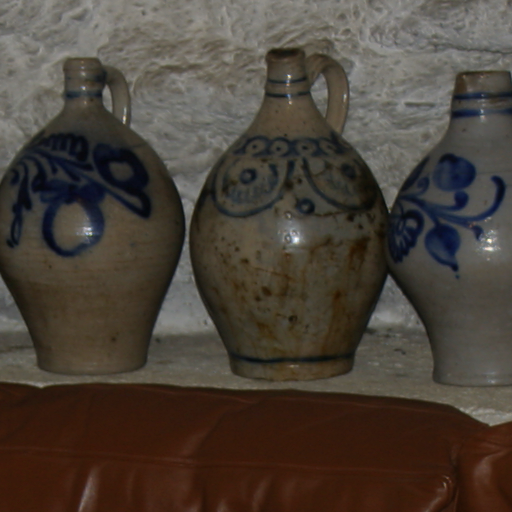
%> input picture matlab/DarkChannelPriorDehaze/images/cave-flash.bmp, 512 x 512 px
$ octave --eval "result = fcnBPDFHE(imread('DarkChannelPriorDehaze/images/cave-flash.bmp'));"   (GNU Octave 9; MATLAB toolbox functions it lacks are replaced by stand-ins)
%> lines starting %> are read from the running program, lines starting %| are printed output that depends on the picture
function [outputImage, transformationMap] = fcnBPDFHE(inputImage, ...
    fuzzyMembershipType, parameters)
%
%fcnBPDFHE performs Brightness Preserving Dynamic Fuzzy Histogram
%   Equalization (BPDFHE) on an Image
%
%   OUTPUTIMAGE = fcnBPDFHE(INPUTIMAGE) performs BPDFHE on an image using
%   default parameter settings. Supported image classes for INPUTIMAGE
%   include uint8, uint16, int16, single, double. Default execution uses a
%   triangular membership function with support of 5. Default memberships
%   values are [1 2 3 4 5 4 3 2 1].
%
%   OUTPUTIMAGE = fcnBPDFHE(INPUTIMAGE,FUZZY_MEMBERSHIP_TYPE,PARAMETERS)
%   performs BPDFHE on the INPUTIMAGE using Fuzzy Memberships as defined in
%   FUZZY_MEMBERSHIP_TYPE
%       Options:
%       --------
%       triangular - uses a triangular membership function
%       gaussian - uses a gaussian membership function
%       custom - uses the  user defined membership values
%   PARAMETERS are to be specified accordingly for usage
%       Options:
%       --------
%       Width of support if 'triangular'. Suggested is 5 for uint8
%       Width of support and spread factor if 'gaussian'. Suggested is
%       [5,2] for uint8
%       User defined membership values if 'custom'. Suggested is [1 2 3 4 5 4 3 2 1]
%
%   [OUTPUTIMAGE, TRANSFORMATION_MAP] = fcnBPDFHE(...) returns also the
%   intensity transformation matrix for further usage.
%
%   Details of the method are available in
%   D. Sheet, H. Garud, A. Suveer, J. Chatterjee and M. Mahadevappa,
%   "Brightness Preserving Dynamic Fuzzy Histogram Equalization",
%   IEEE Trans., Consumer Electronics, vol. 56, no. 4, pp. 2475 - 2480,
%   Nov. 2010. [http://dx.doi.org/10.1109/TCE.2010.5681130]
%
%   H. Garud, D. Sheet, A. Suveer, P.K. Karri, A.K. Ray, M. Mahadevappa,
%   J. Chatterjee, "Brightness preserving contrast enhancement in digital
%   pathology", Proc. ICIIP 2011.
%   [http://dx.doi.org/10.1109/ICIIP.2011.6108964]
%
%   2009 (c) Debdoot Sheet, Indian Institute of Technology Kharagpur, India
%       Ver 1.0     28 January 2009
%       Ver 2.0     11 December 2011
%           Rev 1.0 14 December 2011
%           Rev 2.0 15 December 2011
%
% Example (Grayscale Images)
% --------------------------
% inputImage = imread('cameraman.tif');
% outputImage = fcnBPDFHE(inputImage);
% figure, subplot 131, imshow(inputImage), subplot 132,
% imshow(outputImage), subplot 133, imshow(inputImage-outputImage,[])
%
% Example (Color Images)
% --------------------------
% rgbInputImage = imread('peppers.png');
% labInputImage = applycform(rgbInputImage,makecform('srgb2lab'));
% Lbpdfhe = fcnBPDFHE(labInputImage(:,:,1));
% labOutputImage = cat(3,Lbpdfhe,labInputImage(:,:,2),labInputImage(:,:,3));
% rgbOutputImage = applycform(labOutputImage,makecform('lab2srgb'));
% figure, subplot 121, imshow(rgbInputImage), subplot 122,
% imshow(rgbOutputImage);


% 2009 (c) Debdoot Sheet, Indian Institute of Technology Kharagpur, India
% All rights reserved.
%
% Permission is hereby granted, to use, copy, modify, and distribute this code
% (the source files) and its documentation for any purpose, provided that
% the copyright notice in its entirety appear in all copies of this code,
% and the original source of this code. Further Indian Institute of
% Technology Kharagpur (IIT Kharagpur / IITKGP)  is acknowledged in any
% publication that reports research or any usage using this code. The work
% is to be cited using the bibliography as
%
% D. Sheet, H. Garud, A. Suveer, J. Chatterjee and M. Mahadevappa,
% "Brightness Preserving Dynamic Fuzzy Histogram Equalization",
% IEEE Trans., Consumer Electronics, vol. 56, no. 4, pp. 2475 - 2480,
% Nov. 2010. [http://dx.doi.org/10.1109/TCE.2010.5681130]
%
% Garud, H.  Sheet, D.  Suveer, A.  Karri, P.K.  Ray, A.K.  Mahadevappa, M.
% Chatterjee, J., "Brightness preserving contrast enhancement in digital
% pathology", Proc. ICIIP 2011.
% [http://dx.doi.org/10.1109/ICIIP.2011.6108964]
%
% In no circumstantial cases or events the Indian Institute of Technology
% Kharagpur or the author(s) of this particular disclosure be liable to any
% party for direct, indirectm special, incidental, or consequential
% damages if any arising out of due usage. Indian Institute of Technology
% Kharagpur and the author(s) disclaim any warranty, including but not
% limited to the implied warranties of merchantability and fitness for a
% particular purpose. The disclosure is provided hereunder "as in"
% voluntarily for community development and the contributing parties have
% no obligation to provide maintenance, support, updates, enhancements,
% or modification.

%%%%%%%%%%%%%%%%%%%%%%%%%%%%%%
% Input argument support check
iptcheckinput(inputImage,{'uint8','uint16','int16','single','double'}, {'nonsparse','2d'}, mfilename,'I',1);

if nargin == 1
    parameters = 5;
    membership = parameters(1)-abs(-parameters(1):parameters(1));
elseif nargin == 3
    if strcmp(fuzzyMembershipType,'triangular')
        if ~(numel(parameters)==1)
            error('fcnBPDFHE supports only 1 parameter for Triangular Membership');
        end
        membership = parameters(1)-abs(-parameters(1):parameters(1));
    elseif strcmp(fuzzyMembershipType,'gaussian')
        if ~(numel(parameters)==2)
            error('fcnBPDFHE supports only 2 parameters for Gaussian Membership');
        end
        membership = exp(-(-parameters(1):parameters(1)).^2/parameters(2)^2);
    elseif strcmp(fuzzyMembershipType,'custom')
        if numel(parameters)==0
            error('fcnBPDFHE requires the membership value specification as 1-D array for Custom Membership');
        end
        membership = parameters;
    else
        error('Unsupported membership type declaration');
    end
else
    error('Unsupported calling of fcnBPDFHE');
end

imageType = class(inputImage);
%> imageType = 'uint8'

% Histogram creation
if strcmp(class(inputImage),'uint8')
    [crispHistogram,grayScales] = imhist(inputImage);
%> crispHistogram = 256 values, max 16148 at index 26, min 0 at index 213, mean 3072; grayScales = 256 values from 0 to 255
elseif strcmp(class(inputImage),'uint16')
    crispHistogram = zeros([2^16 1]);
    for counter = 1:numel(inputImage)
        crispHistogram(inputImage(counter)+1) = crispHistogram(inputImage(counter)+1) + 1;
    end
    grayScales = 0:(2^16 - 1);
elseif strcmp(class(inputImage),'int16')
    crispHistogram = zeros([2^16 1]);
    for counter = 1:numel(inputImage)
        crispHistogram(inputImage(counter)+32769) = crispHistogram(inputImage(counter)+32769) + 1;
    end
    grayScales = -32768:32767;
elseif (strcmp(class(inputImage),'double')||strcmp(class(inputImage),'single'))
    maxGray = max(inputImage(:));
    minGray = min(inputImage(:));
    inputImage = im2uint8(mat2gray(inputImage));
    [crispHistogram,grayScales] = imhist(inputImage);
end

inputImage = double(inputImage);

fuzzyHistogram = zeros(numel(crispHistogram)+numel(membership)-1,1);

for counter = 1:numel(membership)
    fuzzyHistogram = fuzzyHistogram + membership(counter)*[zeros(counter-1,1);crispHistogram;zeros(numel(membership)-counter,1)];
end
%> after the loop, fuzzyHistogram = 266 values, max 262808 at index 31, min 0 at index 1, mean 73912.8

fuzzyHistogram = fuzzyHistogram(ceil(numel(membership)/2):end-floor(numel(membership)/2));
%> fuzzyHistogram = 256 values, max 262808 at index 26, min 18 at index 251, mean 76799

del1FuzzyHistogram = [0;(fuzzyHistogram(3:end)-fuzzyHistogram(1:end-2))/2;0];
%> del1FuzzyHistogram = 256 values, max 41333 at index 9, min -28640 at index 29, mean -2.38
del2FuzzyHistogram = [0;(del1FuzzyHistogram(3:end)-del1FuzzyHistogram(1:end-2))/2;0];
%> del2FuzzyHistogram = 256 values, max 12138.5 at index 21, min -18831.8 at index 26, mean -1.57

locationIndex = (2:numel(fuzzyHistogram)-1)'+1;
%> locationIndex = 254 values from 3 to 256

maxLocAmbiguous = locationIndex(((del1FuzzyHistogram(1:end-2).*del1FuzzyHistogram(3:end))<0) & (del2FuzzyHistogram(2:end-1)<0));
%> maxLocAmbiguous = 17 values from 13 to 239

counter = 1;

maxLoc = 1;

while counter < numel(maxLocAmbiguous)
    if (maxLocAmbiguous(counter)==(maxLocAmbiguous(counter+1)-1))
        maxLoc = [maxLoc ; (maxLocAmbiguous(counter)*(fuzzyHistogram(maxLocAmbiguous(counter))>fuzzyHistogram(maxLocAmbiguous(counter+1)))) + (maxLocAmbiguous(counter+1)*(fuzzyHistogram(maxLocAmbiguous(counter))<=fuzzyHistogram(maxLocAmbiguous(counter+1))))];
        counter = counter + 2;
    else
        maxLoc = [maxLoc ; maxLocAmbiguous(counter)];
        counter = counter + 1;
    end
end
%> this loop made 9 passes
%> maxLoc on passes 1 to 9: [1; 13], [1; 13; 27], [1; 13; 27; 56], [1; 13; 27; 56; 116], [1; 13; 27; 56; 116; 166], [1; 13; 27; 56; 116; 166; 176], [1; 13; 27; 56; 116; 166; 176; 185], [1; 13; 27; 56; 116; 166; 176; 185; 197], [1; 13; 27; 56; 116; 166; 176; 185; 197; 216]
if(maxLoc(end)~=numel(fuzzyHistogram))
    maxLoc = [maxLoc ; numel(fuzzyHistogram)];
%> maxLoc = [1; 13; 27; 56; 116; 166; 176; 185; 197; 216; 256]
end

low = maxLoc(1:end-1);
%> low = [1; 13; 27; 56; 116; 166; 176; 185; 197; 216]
high = [maxLoc(2:end-1)-1;maxLoc(end)];
%> high = [12; 26; 55; 115; 165; 175; 184; 196; 215; 256]
span = high-low;
%> span = [11; 13; 28; 59; 49; 9; 8; 11; 18; 40]
cumulativeHistogram = cumsum(fuzzyHistogram);
%> cumulativeHistogram = 256 values from 379 to 19660534
M = cumulativeHistogram(high)-cumulativeHistogram(low);
%> M = [850390; 2067536; 4903606; 8717515; 2258821; 2182; 1304; 1502; 1962; 2003]
factor = span .* log10(M);
%> factor = [65.23; 82.1; 187.3; 409.5; 311.3; 30.05; 24.92; 34.94; 59.27; 132.1]
range = max(grayScales)*factor/sum(factor);
%> range = [12.44; 15.66; 35.74; 78.11; 59.39; 5.73; 4.75; 6.67; 11.31; 25.19]

transformationMap = zeros(numel(grayScales),1);

for counter = 1:length(low)
    for index = low(counter):high(counter)
        transformationMap(index) = round((low(counter)-1) + (range(counter)*(sum(fuzzyHistogram(low(counter):index)))/(sum(fuzzyHistogram(low(counter):high(counter))))));
    end
end
%> after the loop, transformationMap = 256 values, max 240 at index 255, min 0 at index 1, mean 134.9

outputImage = transformationMap(inputImage+1);
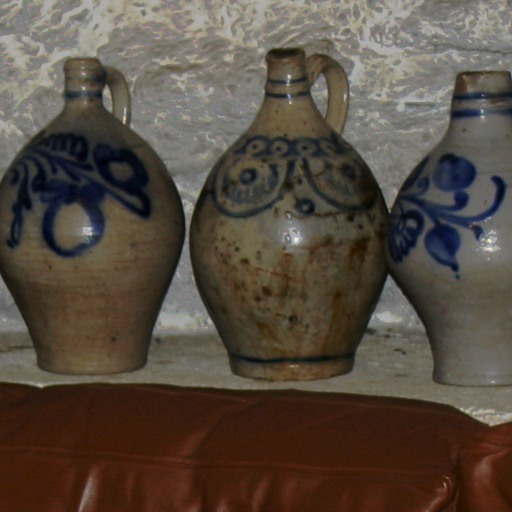
%> outputImage: size 512x512x3 double; mean R, G, B 86.5, 75.6, 64.5

outputImage = mean(inputImage(:))/mean(outputImage(:))*outputImage;

outputImage = cast(outputImage,imageType);
%> outputImage: size 512x512x3 uint8

if strcmp(imageType,'single')
    outputImage = minGray + (maxGray-minGray)*mat2gray(outputImage);
elseif strcmp(imageType,'double')
    outputImage = minGray + (maxGray-minGray)*mat2gray(outputImage);
end

$ run again, on matlab/DarkChannelPriorDehaze/images/cave-noflash.bmp
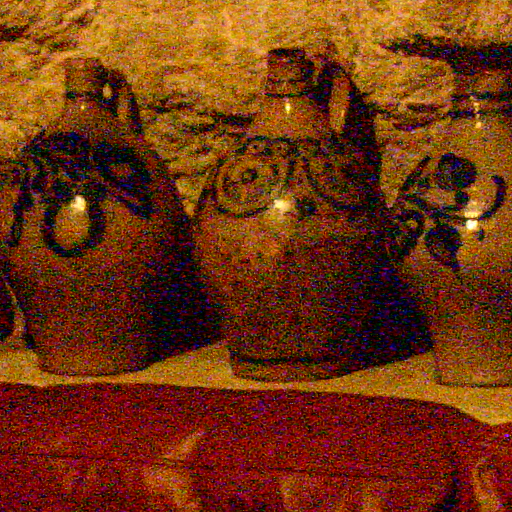
%> input picture matlab/DarkChannelPriorDehaze/images/cave-noflash.bmp, 512 x 512 px
%> crispHistogram = 256 values, max 172422 at index 1, min 21 at index 251, mean 3072; grayScales = 256 values from 0 to 255
%> after the loop in fcnBPDFHE, `for counter = 1:numel(membership)`: fuzzyHistogram = 266 values, max 918054 at index 6, min 0 at index 1, mean 73912.8
%> in fcnBPDFHE, `fuzzyHistogram = fuzzyHistogram(ceil(numel(membership)/2):end-floor(nu..`: fuzzyHistogram = 256 values, max 918054 at index 1, min 670 at index 251, mean 69830
%> del1FuzzyHistogram = 256 values, max 333 at index 252, min -163952.5 at index 5, mean -3296.1
%> del2FuzzyHistogram = 256 values, max 82036 at index 6, min -76332 at index 2, mean 287.9
%> maxLocAmbiguous = [12; 13; 95; 96; 104; 105; 113; 114; 121; 122]
%> the loop in fcnBPDFHE, `while counter < numel(maxLocAmbiguous)` made 5 passes
%> maxLoc on passes 1 to 5: [1; 12], [1; 12; 95], [1; 12; 95; 104], [1; 12; 95; 104; 113], [1; 12; 95; 104; 113; 121]
%> in fcnBPDFHE, `maxLoc = [maxLoc ; numel(fuzzyHistogram)];`: maxLoc = [1; 12; 95; 104; 113; 121; 256]
%> low = [1; 12; 95; 104; 113; 121]
%> high = [11; 94; 103; 112; 120; 256]
%> span = [10; 82; 8; 8; 7; 135]
%> cumulativeHistogram = 256 values from 918054 to 17876471
%> M = [3018322; 8129779; 579972; 583458; 508874; 3705127]
%> factor = [64.8; 566.6; 46.11; 46.13; 39.95; 886.8]
%> range = [10.01; 87.55; 7.12; 7.13; 6.17; 137]
%> after the loop in fcnBPDFHE, `for counter = 1:length(low)`: transformationMap = 256 values, max 257 at index 245, min 2 at index 1, mean 147.8
%> in fcnBPDFHE, `outputImage = transformationMap(inputImage+1);`:
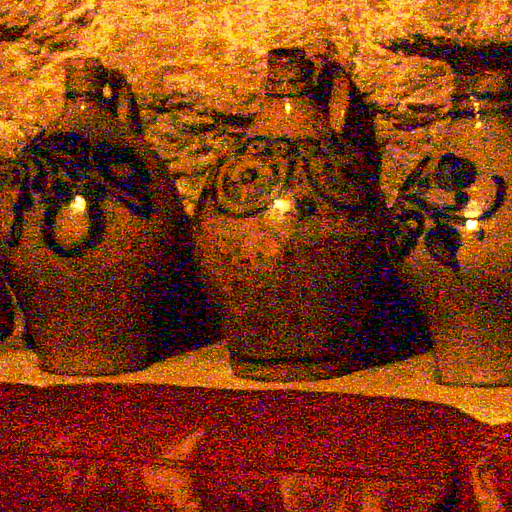
%> outputImage: size 512x512x3 double; mean R, G, B 131.2, 59.7, 21.9; drawn with min black and max white
